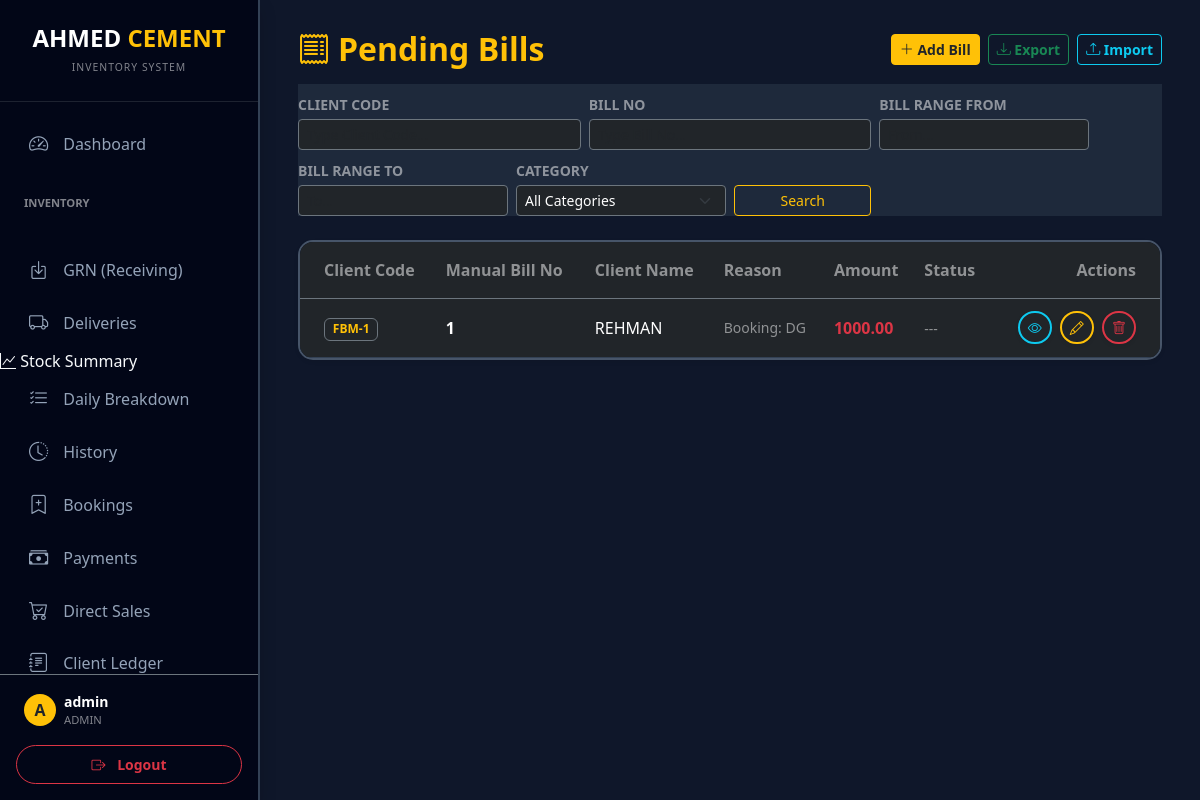
Page /pending_bills (signed in) on the committed database.
### models.py (models this page shows)
class User(UserMixin, db.Model):
    id = db.Column(db.Integer, primary_key=True)
    username = db.Column(db.String(80), unique=True, nullable=False)
    password_hash = db.Column(db.String(200))
    role = db.Column(db.String(20), default='user')  # 'admin' or 'user'
    can_view_stock = db.Column(db.Boolean, default=True)
    can_view_daily = db.Column(db.Boolean, default=True)
    can_view_history = db.Column(db.Boolean, default=True)
    can_import_export = db.Column(db.Boolean, default=False)
    can_manage_directory = db.Column(db.Boolean, default=False)
    restrict_backdated_edit = db.Column(db.Boolean, default=False)

class PendingBill(db.Model):
    id = db.Column(db.Integer, primary_key=True)
    client_code = db.Column(db.String(50))
    client_name = db.Column(db.String(100))
    bill_no = db.Column(db.String(50))
    nimbus_no = db.Column(db.String(50))
    amount = db.Column(db.Float, default=0)
    reason = db.Column(db.String(200))
    photo_url = db.Column(db.String(200))
    is_paid = db.Column(db.Boolean, default=False)
    is_cash = db.Column(db.Boolean, default=False)
    is_manual = db.Column(db.Boolean, default=False)  # True if has manual bill no
    created_at = db.Column(db.String(50))
    created_by = db.Column(db.String(80))

### main.py (the view)
@app.route('/pending_bills')
@login_required
def pending_bills():
    page = request.args.get('page', 1, type=int)
    category = request.args.get('category', '').strip()
    filters = {
        'client_code': request.args.get('client_code', '').strip(),
        'bill_no': request.args.get('bill_no', '').strip(),
        'bill_from': request.args.get('bill_from', '').strip(),
        'bill_to': request.args.get('bill_to', '').strip(),
        'category': category,
        'is_cash': request.args.get('is_cash', '').strip()
    }
    query = PendingBill.query
    if filters['client_code']:
        query = query.filter(PendingBill.client_code == filters['client_code'])
    if filters['bill_no']:
        query = query.filter(PendingBill.bill_no.ilike(f"%{filters['bill_no']}%"))
    if filters['is_cash'] != '':
        query = query.filter(PendingBill.is_cash == (filters['is_cash'] == '1'))
    if category:
        query = query.join(Client, PendingBill.client_code == Client.code).filter(Client.category == category)
    pagination = query.order_by(PendingBill.id.desc()).paginate(page=page, per_page=15)
    active_clients = Client.query.filter(Client.is_active == True).order_by(Client.name.asc()).all()
    materials = Material.query.order_by(Material.name.asc()).all()
    return render_template('pending_bills.html',
                           bills=pagination.items,
                           pagination=pagination,
                           filters=filters,
                           clients=active_clients,
                           materials=materials)

### main.py (called while the page is built)
@login_manager.user_loader
def load_user(user_id):
    return db.session.get(User, int(user_id))

### templates/pending_bills.html (shortened to what this page needs)
{% extends "layout.html" %}
{% block content %}
<div class="d-flex flex-column flex-md-row justify-content-between align-items-md-center mb-4 gap-3">
    <h2 class="fw-bold text-warning mb-0"><i class="bi bi-receipt me-2"></i>Pending Bills</h2>
    <div class="d-flex gap-2 flex-wrap">
        <button class="btn btn-warning btn-sm text-dark fw-bold" data-bs-toggle="modal" data-bs-target="#addBillModal">
            <i class="bi bi-plus-lg"></i> Add Bill
        </button>
        <button class="btn btn-outline-success btn-sm fw-bold" data-bs-toggle="modal" data-bs-target="#exportModal">
            <i class="bi bi-download"></i> Export
        </button>
        <button class="btn btn-outline-info btn-sm fw-bold" data-bs-toggle="modal" data-bs-target="#importModal">
            <i class="bi bi-upload"></i> Import
        </button>
    </div>
</div>
<div class="card-custom mb-4" style="background: #1e293b;">
    <form method="GET" action="{{ url_for('pending_bills') }}" class="row g-2 align-items-end">
        <div class="col-md-4">
            <label class="text-white-50 small fw-bold mb-1">CLIENT CODE</label>
            <input type="text" name="client_code" list="clientsList" class="form-control form-control-sm bg-dark text-white border-secondary" placeholder="Type Client Code..." value="{{ filters.client_code or '' }}" autocomplete="off">
        </div>
        <div class="col-md-4">
            <label class="text-white-50 small fw-bold mb-1">BILL NO</label>
            <input type="text" name="bill_no" class="form-control form-control-sm bg-dark text-white border-secondary" placeholder="Type Bill No..." value="{{ filters.bill_no or '' }}" autocomplete="off">
        </div>
        <div class="col-md-3">
            <label class="text-white-50 small fw-bold mb-1">BILL RANGE FROM</label>
            <input type="number" name="bill_from" class="form-control form-control-sm bg-dark text-white border-secondary" placeholder="From..." value="{{ filters.bill_from or '' }}">
        </div>
        <div class="col-md-3">
            <label class="text-white-50 small fw-bold mb-1">BILL RANGE TO</label>
            <input type="number" name="bill_to" class="form-control form-control-sm bg-dark text-white border-secondary" placeholder="To..." value="{{ filters.bill_to or '' }}">
        </div>
        <div class="col-md-3">
            <label class="text-white-50 small fw-bold mb-1">CATEGORY</label>
            <select name="category" class="form-select form-select-sm bg-dark text-white border-secondary">
                <option value="">All Categories</option>
            </select>
        </div>
        <div class="col-md-2">
            <button type="submit" class="btn btn-outline-warning btn-sm w-100">Search</button>
        </div>
    </form>
</div>
<div class="card border-0 shadow-sm" style="background: #1e293b; border: 2px solid #475569 !important; border-radius: 15px; overflow: hidden;">
    <div class="table-responsive">
        <table class="table table-dark table-hover align-middle mb-0">
            <thead style="background: #0f172a;">
                <tr>
                    <th class="fw-bold py-3 ps-4 border-bottom border-secondary text-white-50">Client Code</th>
                    <th class="fw-bold py-3 border-bottom border-secondary text-white-50">Manual Bill No</th>
                    <th class="fw-bold py-3 border-bottom border-secondary text-white-50">Client Name</th>
                    <th class="fw-bold py-3 border-bottom border-secondary text-white-50">Reason</th>
                    <th class="fw-bold py-3 border-bottom border-secondary text-white-50">Amount</th>
                    <th class="fw-bold py-3 border-bottom border-secondary text-white-50">Status</th>
                    <th class="fw-bold py-3 text-end pe-4 border-bottom border-secondary text-white-50">Actions</th>
                </tr>
            </thead>
            <tbody style="background: #1e293b;">
                {% for bill in bills %}
                {% set client = clients|selectattr('code', 'equalto', bill.client_code)|first %}
                <tr style="border-bottom: 1px solid #334155; background: #1e293b;">
                    <td class="ps-4 py-3">
                        <span class="badge bg-dark border border-secondary text-warning">{{ bill.client_code or '---' }}</span>
                    </td>
                    <td class="text-white fw-bold">{{ bill.bill_no or '---' }}</td>
                    <td class="text-white">{{ bill.client_name or '---' }}</td>
                    <td class="text-white-50 small">{{ bill.reason or '---' }}</td>
                    <td class="text-danger fw-bold">{{ "%.2f"|format(bill.amount or 0) }}</td>
                    <td>
                        {% if client and client.category == 'Walking-Customer' %}
                        <div class="form-check form-switch">
                            <input class="form-check-input" type="checkbox" role="switch" id="paidSwitch{{ bill.id }}"
                                   {% if bill.is_paid %}checked{% endif %}
                                   onchange="togglePaid({{ bill.id }})">
                            <label class="form-check-label small {% if bill.is_paid %}text-success{% else %}text-danger{% endif %}"
                                   id="paidLabel{{ bill.id }}" for="paidSwitch{{ bill.id }}">
                                {{ 'Paid' if bill.is_paid else 'Unpaid' }}
                            </label>
                        </div>
                        {% else %}
                        <span class="text-white-50 small">---</span>
                        {% endif %}
                    </td>
                    <td class="text-end pe-4">
                        <button class="btn btn-outline-info btn-sm border-2 rounded-pill shadow-sm me-1" data-bs-toggle="modal" data-bs-target="#viewBillModal{{ bill.id }}" data-lazy-modal="true">
                            <i class="bi bi-eye"></i>
                        </button>
                        <button class="btn btn-outline-warning btn-sm border-2 rounded-pill shadow-sm me-1" data-bs-toggle="modal" data-bs-target="#editBillModal{{ bill.id }}" data-lazy-modal="true">
                            <i class="bi bi-pencil"></i>
                        </button>
                        <a href="/delete_pending_bill/{{ bill.id }}" class="btn btn-outline-danger btn-sm border-2 rounded-pill shadow-sm" onclick="return confirm('Delete this bill?')">
                            <i class="bi bi-trash"></i>
                        </a>
                    </td>
                </tr>
                {% endfor %}
            </tbody>
        </table>
    </div>
</div>
{% endblock %}

### templates/layout.html (shortened to what this page needs)
<!DOCTYPE html>
<html lang="en">
<head>
    <link href="https://cdn.jsdelivr.net/npm/bootstrap@5.3.0/dist/css/bootstrap.min.css" rel="stylesheet">
    <link rel="stylesheet" href="https://cdn.jsdelivr.net/npm/bootstrap-icons@1.10.0/font/bootstrap-icons.css">
    <link rel="stylesheet" href="https://cdn.jsdelivr.net/npm/flatpickr/dist/flatpickr.min.css">
    <link rel="stylesheet" href="https://cdn.jsdelivr.net/npm/flatpickr/dist/themes/dark.css">
</head>
<body>
{% if current_user.is_authenticated %}
    <div class="sidebar shadow" id="sidebar">
        <div class="p-4 text-center border-bottom border-secondary border-opacity-25">
            <h4 class="fw-bold text-white mb-0">AHMED <span class="text-warning">CEMENT</span></h4>
            <small class="text-white-50 text-uppercase" style="font-size: 0.65rem; letter-spacing: 1px;">Inventory System</small>
        </div>
        <div class="sidebar-nav-container">
            <nav class="py-3">
                <a href="/" class="nav-link {{ 'active' if request.path == '/' }}" onclick="closeSidebar()">
                    <i class="bi bi-speedometer2"></i> Dashboard
                </a>
                <div class="text-white-50 small fw-bold px-4 mt-4 mb-2 text-uppercase" style="font-size: 0.7rem;">Inventory</div>
                {% if current_user.can_view_stock or current_user.role == 'admin' %}
                <a href="/stock_summary" class="nav-link {{ 'active' if request.path == '/stock_summary' }}" onclick="closeSidebar()">
                <a href="/grn" class="nav-link {{ 'active' if request.path == '/grn' }}" onclick="closeSidebar()">
                    <i class="bi bi-box-arrow-in-down"></i> GRN (Receiving)
                </a>
                <a href="/deliveries" class="nav-link {{ 'active' if request.path == '/deliveries' }}" onclick="closeSidebar()">
                    <i class="bi bi-truck"></i> Deliveries
                </a>
                    <i class="bi bi-graph-up"></i> Stock Summary
                </a>
                {% endif %}
                {% if current_user.can_view_daily or current_user.role == 'admin' %}
                <a href="/daily_transactions" class="nav-link {{ 'active' if request.path == '/daily_transactions' }}" onclick="closeSidebar()">
                    <i class="bi bi-list-check"></i> Daily Breakdown
                </a>
                {% endif %}
                {% if current_user.can_view_history or current_user.role == 'admin' %}
                <a href="/tracking" class="nav-link {{ 'active' if request.path == '/tracking' }}" onclick="closeSidebar()">
                    <i class="bi bi-clock-history"></i> History
                </a>
                <a href="/bookings" class="nav-link {{ 'active' if request.path == '/bookings' }}" onclick="closeSidebar()">
                    <i class="bi bi-bookmark-plus"></i> Bookings
                </a>
                <a href="/payments" class="nav-link {{ 'active' if request.path == '/payments' }}" onclick="closeSidebar()">
                    <i class="bi bi-cash-stack"></i> Payments
                </a>
                <a href="/direct_sales" class="nav-link {{ 'active' if request.path == '/direct_sales' }}" onclick="closeSidebar()">
                    <i class="bi bi-cart-check"></i> Direct Sales
                </a>
                <a href="/clients" class="nav-link {{ 'active' if request.path.startswith('/ledger') or request.path == '/clients' }}" onclick="closeSidebar()">
                    <i class="bi bi-journal-text"></i> Client Ledger
                </a>
                {% endif %}
            </nav>
        </div>
        <div class="p-3 border-top border-secondary">
            <div class="d-flex align-items-center mb-3 px-2">
                <div class="bg-warning rounded-circle me-2 d-flex align-items-center justify-content-center text-dark fw-bold" style="width: 32px; height: 32px; flex-shrink: 0;">
                    {{ current_user.username[0]|upper }}
                </div>
                <div class="overflow-hidden">
                    <div class="text-white fw-bold small text-truncate">{{ current_user.username }}</div>
                    <div class="text-white-50 x-small" style="font-size: 0.7rem;">{{ current_user.role|upper }}</div>
                </div>
            </div>
            <a href="/logout" class="btn btn-outline-danger w-100 btn-sm fw-bold py-2 rounded-pill">
                <i class="bi bi-box-arrow-right me-2"></i> Logout
            </a>
        </div>
    </div>
{% endif %}
<div class="main-content {{ 'ms-0' if not current_user.is_authenticated }}">
    <div class="container-fluid px-0 px-sm-2">
        {% block content %}{% endblock %}
    </div>
</div>
</body>
</html>

### templates/layout.html (style rules this page uses)
:root { --sidebar-width: 260px; --bg-dark: #0f172a; --card-bg: #1e293b; --accent: #fbbf24; --sidebar-bg: #020617; }
body { background-color: var(--bg-dark); color: #f8fafc; font-family: 'Segoe UI', Roboto, Helvetica, Arial, sans-serif; overflow-x: hidden; margin: 0; }
.sidebar { width: var(--sidebar-width); height: 100vh; position: fixed; background: var(--sidebar-bg); border-right: 2px solid #334155; transition: all 0.3s; z-index: 1050; left: 0; top: 0; display: flex; flex-direction: column; }
.sidebar-nav-container { flex-grow: 1; overflow-y: auto; scrollbar-width: thin; scrollbar-color: #334155 transparent; }
.main-content { margin-left: var(--sidebar-width); padding: 30px; min-height: 100vh; transition: all 0.3s; }
.nav-link { color: #94a3b8; padding: 12px 25px; display: flex; align-items: center; font-weight: 500; border-left: 4px solid transparent; transition: 0.2s; text-decoration: none; }
.nav-link i { font-size: 1.2rem; margin-right: 15px; }

### rows in the picture
User: username "A", username "admin", role "ADMIN"
PendingBill: client_code "FBM-1", bill_no "1", client_name "REHMAN", reason "Booking: DG", amount "1000.00"
